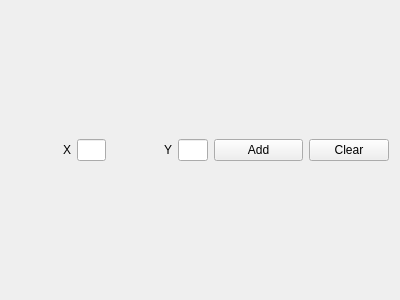
<?xml version="1.0" encoding="UTF-8"?>
<ui version="4.0">
 <class>Tab4ChartPlot</class>
 <widget class="QWidget" name="Tab4ChartPlot">
  <property name="geometry">
   <rect>
    <x>0</x>
    <y>0</y>
    <width>400</width>
    <height>300</height>
   </rect>
  </property>
  <property name="windowTitle">
   <string>Form</string>
  </property>
  <layout class="QVBoxLayout" name="verticalLayout_2" stretch="1,9">
   <item>
    <layout class="QHBoxLayout" name="horizontalLayout" stretch="2,1,2,1,3,0">
     <item>
      <widget class="QLabel" name="label">
       <property name="text">
        <string>X</string>
       </property>
       <property name="alignment">
        <set>Qt::AlignRight|Qt::AlignTrailing|Qt::AlignVCenter</set>
       </property>
      </widget>
     </item>
     <item>
      <widget class="QLineEdit" name="pLExPosition"/>
     </item>
     <item>
      <widget class="QLabel" name="label_2">
       <property name="text">
        <string>Y</string>
       </property>
       <property name="alignment">
        <set>Qt::AlignRight|Qt::AlignTrailing|Qt::AlignVCenter</set>
       </property>
      </widget>
     </item>
     <item>
      <widget class="QLineEdit" name="pLEyPosition"/>
     </item>
     <item>
      <widget class="QPushButton" name="pPBAddButton">
       <property name="text">
        <string>Add</string>
       </property>
      </widget>
     </item>
     <item>
      <widget class="QPushButton" name="pPBClearButton">
       <property name="text">
        <string>Clear</string>
       </property>
      </widget>
     </item>
    </layout>
   </item>
   <item>
    <layout class="QVBoxLayout" name="verticalLayout"/>
   </item>
  </layout>
 </widget>
 <resources/>
 <connections/>
</ui>
